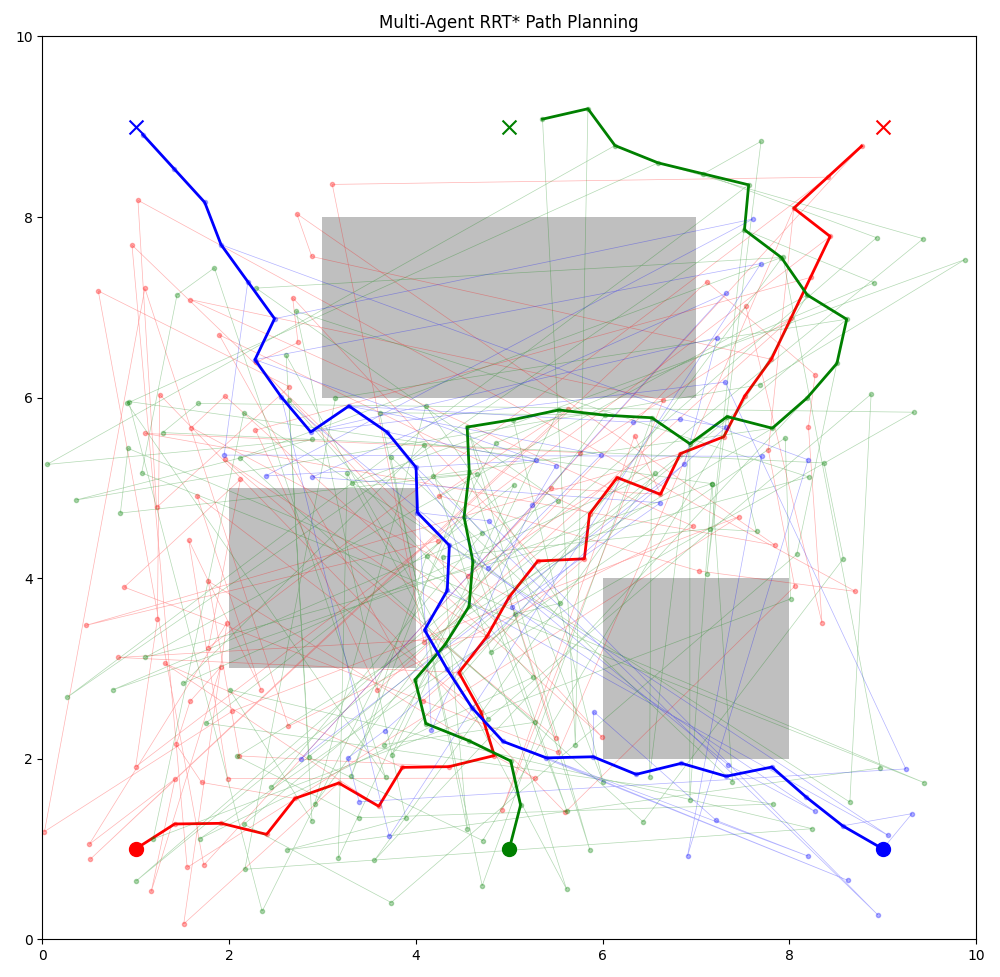

The script that drew this image:
import numpy as np
import matplotlib.pyplot as plt
from scipy.spatial import KDTree
import matplotlib.animation as animation

# Parameters
NUM_AGENTS = 3
MAP_SIZE = (10, 10)
START_POSITIONS = [np.array([1.0, 1.0]), np.array([5.0, 1.0]), np.array([9.0, 1.0])]
GOAL_POSITIONS = [np.array([9.0, 9.0]), np.array([5.0, 9.0]), np.array([1.0, 9.0])]
AGENT_RADIUS = 0.5
STEP_SIZE = 0.5
MAX_ITER = 1000
REWIRE_RADIUS = 1.5
OBSTACLES = [(2.0, 3.0, 4.0, 5.0), (6.0, 2.0, 8.0, 4.0), (3.0, 6.0, 7.0, 8.0)]


def normalized(v):
    norm = np.linalg.norm(v)
    return v / norm if norm > 0 else v


def is_point_in_obstacle(point, obstacles):
    point = np.array(point)
    for (x1, y1, x2, y2) in obstacles:
        if x1 <= point[0] <= x2 and y1 <= point[1] <= y2:
            return True
    return False


def line_segments_intersect(a1, a2, b1, b2):
    """Check if line segments a1-a2 and b1-b2 intersect"""
    a1 = np.array(a1)
    a2 = np.array(a2)
    b1 = np.array(b1)
    b2 = np.array(b2)

    # Vector calculations
    v1 = a2 - a1
    v2 = b2 - b1
    v3 = b1 - a1

    # Cross products
    cross_v1_v2 = np.cross(v1, v2)

    # Handle parallel lines case
    if np.abs(cross_v1_v2) < 1e-6:  # Using np.abs for array
        return False

    t = np.cross(v3, v2) / cross_v1_v2
    u = np.cross(v3, v1) / cross_v1_v2

    return (0 <= t <= 1) and (0 <= u <= 1)


def line_rect_intersect(p1, p2, rect):
    """Check if line segment p1-p2 intersects rectangle rect=(x1,y1,x2,y2)"""
    p1 = np.array(p1)
    p2 = np.array(p2)
    x1, y1, x2, y2 = rect

    if is_point_in_obstacle(p1, [rect]) or is_point_in_obstacle(p2, [rect]):
        return True

    edges = [
        (np.array([x1, y1]), np.array([x2, y1])),  # Bottom
        (np.array([x2, y1]), np.array([x2, y2])),  # Right
        (np.array([x2, y2]), np.array([x1, y2])),  # Top
        (np.array([x1, y2]), np.array([x1, y1]))  # Left
    ]

    for i in range(4):
        edge_start = edges[i][0]
        edge_end = edges[i][1]
        if line_segments_intersect(p1, p2, edge_start, edge_end):
            return True
    return False


def is_line_in_obstacle(start, end, obstacles):
    for obstacle in obstacles:
        if line_rect_intersect(start, end, obstacle):
            return True
    return False


def rrt_star(start, goal, obstacles, step_size, max_iter, rewire_radius):
    tree = KDTree([start])
    nodes = [start]
    costs = [0.0]
    parents = [0]
    path = []

    for _ in range(max_iter):
        if np.random.random() < 0.1:
            random_point = goal
        else:
            random_point = np.random.uniform(low=[0, 0], high=MAP_SIZE)

        nearest_idx = tree.query(random_point)[1]
        nearest_node = nodes[nearest_idx]

        direction = normalized(random_point - nearest_node)
        new_node = nearest_node + direction * step_size

        if (is_point_in_obstacle(new_node, obstacles) or
                is_line_in_obstacle(nearest_node, new_node, obstacles)):
            continue

        nearby_indices = tree.query_ball_point(new_node, rewire_radius)
        nearby_nodes = [nodes[i] for i in nearby_indices]
        nearby_costs = [costs[i] for i in nearby_indices]

        min_cost = float('inf')
        best_parent_idx = nearest_idx
        for i, node in enumerate(nearby_nodes):
            if not is_line_in_obstacle(node, new_node, obstacles):
                cost = nearby_costs[i] + np.linalg.norm(new_node - node)
                if cost < min_cost:
                    min_cost = cost
                    best_parent_idx = nearby_indices[i]

        nodes.append(new_node)
        costs.append(min_cost)
        parents.append(best_parent_idx)
        tree = KDTree(nodes)

        for i, node in enumerate(nearby_nodes):
            if not is_line_in_obstacle(new_node, node, obstacles):
                new_cost = min_cost + np.linalg.norm(new_node - node)
                if new_cost < costs[nearby_indices[i]]:
                    costs[nearby_indices[i]] = new_cost
                    parents[nearby_indices[i]] = len(nodes) - 1

        if np.linalg.norm(new_node - goal) < step_size:
            path = []
            current_idx = len(nodes) - 1
            while current_idx != 0:
                path.append(nodes[current_idx])
                current_idx = parents[current_idx]
            path.append(nodes[0])
            return path[::-1]
    return None


def run_visualization():
    fig, ax = plt.subplots(figsize=(10, 10))
    ax.set_xlim(0, MAP_SIZE[0])
    ax.set_ylim(0, MAP_SIZE[1])
    ax.set_title("Multi-Agent RRT* Path Planning")
    colors = ['red', 'green', 'blue']

    for (x1, y1, x2, y2) in OBSTACLES:
        ax.fill([x1, x2, x2, x1], [y1, y1, y2, y2], 'gray', alpha=0.5)

    agents = []
    for i in range(NUM_AGENTS):
        ax.scatter(*START_POSITIONS[i], color=colors[i], marker='o', s=100)
        ax.scatter(*GOAL_POSITIONS[i], color=colors[i], marker='x', s=100)

        tree_line, = ax.plot([], [], '.-', color=colors[i], alpha=0.3, lw=0.5)
        path_line, = ax.plot([], [], '-', color=colors[i], lw=2)
        agents.append({
            'tree': KDTree([START_POSITIONS[i]]),
            'nodes': [START_POSITIONS[i]],
            'costs': [0.0],
            'parents': [0],
            'path': None,
            'tree_line': tree_line,
            'path_line': path_line
        })

    def update(frame):
        for i, agent in enumerate(agents):
            if agent['path'] is not None:
                continue

            # RRT* iteration
            random_point = np.random.uniform(low=[0, 0], high=MAP_SIZE) if np.random.random() > 0.1 else GOAL_POSITIONS[
                i]
            nearest_idx = agent['tree'].query(random_point)[1]
            nearest_node = agent['nodes'][nearest_idx]

            direction = normalized(random_point - nearest_node)
            new_node = nearest_node + direction * STEP_SIZE

            if (not is_point_in_obstacle(new_node, OBSTACLES) and
                    not is_line_in_obstacle(nearest_node, new_node, OBSTACLES)):

                # Add new node to tree
                agent['nodes'].append(new_node)
                new_node_idx = len(agent['nodes']) - 1
                agent['parents'].append(nearest_idx)  # Track parent of new node
                agent['tree'] = KDTree(agent['nodes'])

                # Update tree visualization
                x_data = [agent['nodes'][j][0] for j in range(len(agent['nodes']))]
                y_data = [agent['nodes'][j][1] for j in range(len(agent['nodes']))]
                agent['tree_line'].set_data(x_data, y_data)

                # Check if goal reached
                if np.linalg.norm(new_node - GOAL_POSITIONS[i]) < STEP_SIZE:
                    path = []
                    current_idx = new_node_idx
                    while current_idx != 0:
                        path.append(agent['nodes'][current_idx])
                        current_idx = agent['parents'][current_idx]
                    path.append(agent['nodes'][0])  # Add start node
                    agent['path'] = path[::-1]  # Reverse to get start-to-goal path
                    path_array = np.array(agent['path'])
                    agent['path_line'].set_data(path_array[:, 0], path_array[:, 1])

        return [agent['tree_line'] for agent in agents] + [agent['path_line'] for agent in agents]

    ani = animation.FuncAnimation(fig, update, frames=MAX_ITER, interval=50, blit=True)
    plt.tight_layout()
    plt.show()
    return ani


if __name__ == "__main__":
    ani = run_visualization()
    ani.save('multi_agent_rrt_star.mp4', writer='ffmpeg', fps=30)
